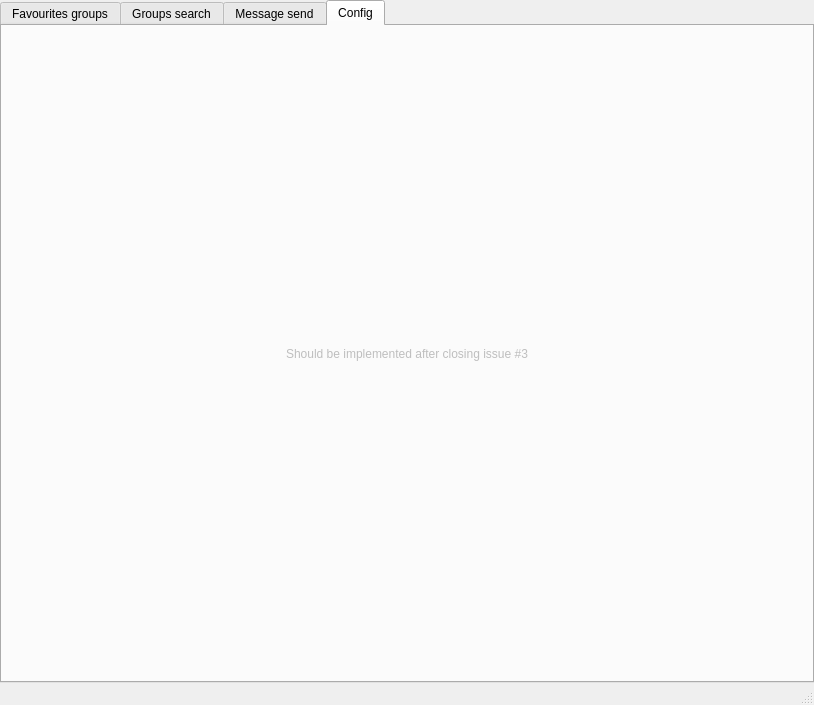
<?xml version="1.0" encoding="UTF-8"?>
<ui version="4.0">
 <class>MainWindow</class>
 <widget class="QMainWindow" name="MainWindow">
  <property name="geometry">
   <rect>
    <x>0</x>
    <y>0</y>
    <width>814</width>
    <height>705</height>
   </rect>
  </property>
  <property name="sizePolicy">
   <sizepolicy hsizetype="Preferred" vsizetype="Preferred">
    <horstretch>0</horstretch>
    <verstretch>0</verstretch>
   </sizepolicy>
  </property>
  <property name="windowTitle">
   <string>MainWindow</string>
  </property>
  <widget class="QWidget" name="mainWidget">
   <property name="sizePolicy">
    <sizepolicy hsizetype="Preferred" vsizetype="Preferred">
     <horstretch>0</horstretch>
     <verstretch>0</verstretch>
    </sizepolicy>
   </property>
   <property name="minimumSize">
    <size>
     <width>0</width>
     <height>0</height>
    </size>
   </property>
   <property name="currentIndex" stdset="0">
    <number>0</number>
   </property>
   <layout class="QHBoxLayout" name="horizontalLayout">
    <property name="leftMargin">
     <number>0</number>
    </property>
    <property name="topMargin">
     <number>0</number>
    </property>
    <property name="rightMargin">
     <number>0</number>
    </property>
    <property name="bottomMargin">
     <number>0</number>
    </property>
    <item>
     <widget class="QTabWidget" name="mainTab">
      <property name="styleSheet">
       <string notr="true">QTabBar::tab:first {
  max-width: 0px;
}</string>
      </property>
      <property name="currentIndex">
       <number>4</number>
      </property>
      <property name="tabBarAutoHide">
       <bool>false</bool>
      </property>
      <widget class="QWidget" name="tab">
       <attribute name="title">
        <string/>
       </attribute>
       <layout class="QHBoxLayout" name="horizontalLayout_2">
        <item>
         <widget class="QLabel" name="lblLogo">
          <property name="text">
           <string/>
          </property>
          <property name="pixmap">
           <pixmap>../logo.bmp</pixmap>
          </property>
          <property name="alignment">
           <set>Qt::AlignCenter</set>
          </property>
         </widget>
        </item>
       </layout>
      </widget>
      <widget class="QWidget" name="tabFavourites">
       <attribute name="title">
        <string>Favourites groups</string>
       </attribute>
       <layout class="QHBoxLayout" name="horizontalLayout_2">
        <item>
         <layout class="QVBoxLayout" name="verticalLayout" stretch="0,1,0">
          <item>
           <widget class="QGroupBox" name="fButton2Layout">
            <property name="minimumSize">
             <size>
              <width>100</width>
              <height>40</height>
             </size>
            </property>
            <property name="title">
             <string/>
            </property>
            <layout class="QGridLayout" name="gridLayout_2">
             <item row="0" column="1">
              <widget class="QPushButton" name="btnAddFavourites">
               <property name="text">
                <string>Add Favourite Group</string>
               </property>
              </widget>
             </item>
             <item row="0" column="0">
              <spacer name="horizontalSpacer_2">
               <property name="orientation">
                <enum>Qt::Horizontal</enum>
               </property>
               <property name="sizeHint" stdset="0">
                <size>
                 <width>40</width>
                 <height>20</height>
                </size>
               </property>
              </spacer>
             </item>
             <item row="0" column="2">
              <widget class="QPushButton" name="btnDelete">
               <property name="text">
                <string>Delete selected from list</string>
               </property>
              </widget>
             </item>
            </layout>
           </widget>
          </item>
          <item>
           <widget class="QTableWidget" name="fGroupsList"/>
          </item>
          <item>
           <layout class="QHBoxLayout" name="fButtonLayout"/>
          </item>
         </layout>
        </item>
       </layout>
      </widget>
      <widget class="QWidget" name="tabGroupSearch">
       <attribute name="title">
        <string>Groups search</string>
       </attribute>
       <layout class="QVBoxLayout" name="verticalLayout_4">
        <item>
         <layout class="QVBoxLayout" name="verticalLayout" stretch="0,0,1,0">
          <item>
           <layout class="QHBoxLayout" name="gsCitySelectLayout">
            <item>
             <widget class="QComboBox" name="selectCountry">
              <property name="sizePolicy">
               <sizepolicy hsizetype="Expanding" vsizetype="Fixed">
                <horstretch>0</horstretch>
                <verstretch>0</verstretch>
               </sizepolicy>
              </property>
              <property name="editable">
               <bool>false</bool>
              </property>
             </widget>
            </item>
            <item>
             <widget class="QComboBox" name="selectCity">
              <property name="sizePolicy">
               <sizepolicy hsizetype="Expanding" vsizetype="Fixed">
                <horstretch>0</horstretch>
                <verstretch>0</verstretch>
               </sizepolicy>
              </property>
              <property name="editable">
               <bool>true</bool>
              </property>
             </widget>
            </item>
           </layout>
          </item>
          <item>
           <widget class="QLineEdit" name="editQuery">
            <property name="text">
             <string/>
            </property>
            <property name="placeholderText">
             <string>Search query</string>
            </property>
           </widget>
          </item>
          <item>
           <widget class="QTableWidget" name="gsGroupsTable">
            <property name="editTriggers">
             <set>QAbstractItemView::NoEditTriggers</set>
            </property>
            <property name="selectionBehavior">
             <enum>QAbstractItemView::SelectRows</enum>
            </property>
            <property name="columnCount">
             <number>2</number>
            </property>
            <attribute name="horizontalHeaderCascadingSectionResizes">
             <bool>false</bool>
            </attribute>
            <attribute name="horizontalHeaderDefaultSectionSize">
             <number>100</number>
            </attribute>
            <attribute name="horizontalHeaderStretchLastSection">
             <bool>false</bool>
            </attribute>
            <attribute name="verticalHeaderVisible">
             <bool>false</bool>
            </attribute>
            <column>
             <property name="text">
              <string>Name</string>
             </property>
            </column>
            <column>
             <property name="text">
              <string>Id</string>
             </property>
            </column>
           </widget>
          </item>
          <item>
           <layout class="QHBoxLayout" name="gsButtonsLayout">
            <item>
             <widget class="QPushButton" name="btnRemove">
              <property name="sizePolicy">
               <sizepolicy hsizetype="Expanding" vsizetype="Fixed">
                <horstretch>0</horstretch>
                <verstretch>0</verstretch>
               </sizepolicy>
              </property>
              <property name="text">
               <string>Remove selected from favourites</string>
              </property>
             </widget>
            </item>
            <item>
             <widget class="QPushButton" name="btnAdd">
              <property name="sizePolicy">
               <sizepolicy hsizetype="Expanding" vsizetype="Fixed">
                <horstretch>0</horstretch>
                <verstretch>0</verstretch>
               </sizepolicy>
              </property>
              <property name="text">
               <string>Add selected to favourites</string>
              </property>
             </widget>
            </item>
           </layout>
          </item>
         </layout>
        </item>
       </layout>
      </widget>
      <widget class="QWidget" name="tabMessageSend">
       <attribute name="title">
        <string>Message send</string>
       </attribute>
       <layout class="QHBoxLayout" name="horizontalLayout_3">
        <item>
         <layout class="QHBoxLayout" name="layoutSettings">
          <item>
           <widget class="QGroupBox" name="groupGroups">
            <property name="title">
             <string>Groups</string>
            </property>
            <layout class="QVBoxLayout" name="verticalLayout_2">
             <property name="leftMargin">
              <number>0</number>
             </property>
             <property name="rightMargin">
              <number>0</number>
             </property>
             <item>
              <widget class="QLineEdit" name="lineFilter">
               <property name="placeholderText">
                <string>Filter</string>
               </property>
              </widget>
             </item>
             <item>
              <widget class="QTableWidget" name="tableGroups">
               <property name="editTriggers">
                <set>QAbstractItemView::NoEditTriggers</set>
               </property>
               <property name="selectionMode">
                <enum>QAbstractItemView::NoSelection</enum>
               </property>
               <property name="showGrid">
                <bool>false</bool>
               </property>
               <property name="sortingEnabled">
                <bool>true</bool>
               </property>
               <attribute name="horizontalHeaderMinimumSectionSize">
                <number>1</number>
               </attribute>
               <attribute name="verticalHeaderVisible">
                <bool>false</bool>
               </attribute>
               <attribute name="verticalHeaderMinimumSectionSize">
                <number>1</number>
               </attribute>
               <column>
                <property name="text">
                 <string/>
                </property>
               </column>
               <column>
                <property name="text">
                 <string>Name</string>
                </property>
               </column>
               <column>
                <property name="text">
                 <string>Id</string>
                </property>
               </column>
              </widget>
             </item>
            </layout>
            <zorder>tableGroups</zorder>
            <zorder>lineFilter</zorder>
           </widget>
          </item>
          <item>
           <widget class="QGroupBox" name="groupMessage">
            <property name="title">
             <string>Message</string>
            </property>
            <layout class="QVBoxLayout" name="verticalLayout_3">
             <property name="leftMargin">
              <number>0</number>
             </property>
             <property name="rightMargin">
              <number>0</number>
             </property>
             <item>
              <widget class="QGroupBox" name="groupBox">
               <property name="minimumSize">
                <size>
                 <width>100</width>
                 <height>250</height>
                </size>
               </property>
               <property name="title">
                <string/>
               </property>
               <layout class="QGridLayout" name="gridLayout">
                <item row="4" column="1">
                 <widget class="QLineEdit" name="editAlbumID"/>
                </item>
                <item row="4" column="0">
                 <widget class="QLabel" name="lblAlbum">
                  <property name="text">
                   <string>Album ID</string>
                  </property>
                 </widget>
                </item>
                <item row="5" column="1">
                 <widget class="QPushButton" name="btnLoadPhotos">
                  <property name="text">
                   <string>Load Photos</string>
                  </property>
                 </widget>
                </item>
                <item row="3" column="0">
                 <widget class="QLabel" name="lblPhoto">
                  <property name="text">
                   <string>Photo:</string>
                  </property>
                 </widget>
                </item>
                <item row="3" column="1">
                 <widget class="QListWidget" name="lstPhotos"/>
                </item>
                <item row="1" column="1">
                 <widget class="QSpinBox" name="msTimeoutEdit"/>
                </item>
                <item row="0" column="0" colspan="2">
                 <widget class="QPlainTextEdit" name="msMessageEdit">
                  <property name="placeholderText">
                   <string>Message text</string>
                  </property>
                 </widget>
                </item>
                <item row="1" column="0">
                 <widget class="QLabel" name="label">
                  <property name="text">
                   <string>Timeout</string>
                  </property>
                 </widget>
                </item>
                <item row="6" column="1">
                 <widget class="QPushButton" name="btnSend">
                  <property name="text">
                   <string>StartSending</string>
                  </property>
                 </widget>
                </item>
               </layout>
              </widget>
             </item>
            </layout>
           </widget>
          </item>
         </layout>
        </item>
       </layout>
      </widget>
      <widget class="QWidget" name="tabConfig">
       <attribute name="title">
        <string>Config</string>
       </attribute>
       <layout class="QVBoxLayout" name="verticalLayout_5">
        <item>
         <widget class="QLabel" name="label_2">
          <property name="enabled">
           <bool>false</bool>
          </property>
          <property name="text">
           <string>Should be implemented after closing issue #3</string>
          </property>
          <property name="scaledContents">
           <bool>false</bool>
          </property>
          <property name="alignment">
           <set>Qt::AlignCenter</set>
          </property>
         </widget>
        </item>
       </layout>
      </widget>
     </widget>
    </item>
   </layout>
  </widget>
  <widget class="QStatusBar" name="statusbar"/>
 </widget>
 <resources/>
 <connections/>
</ui>
